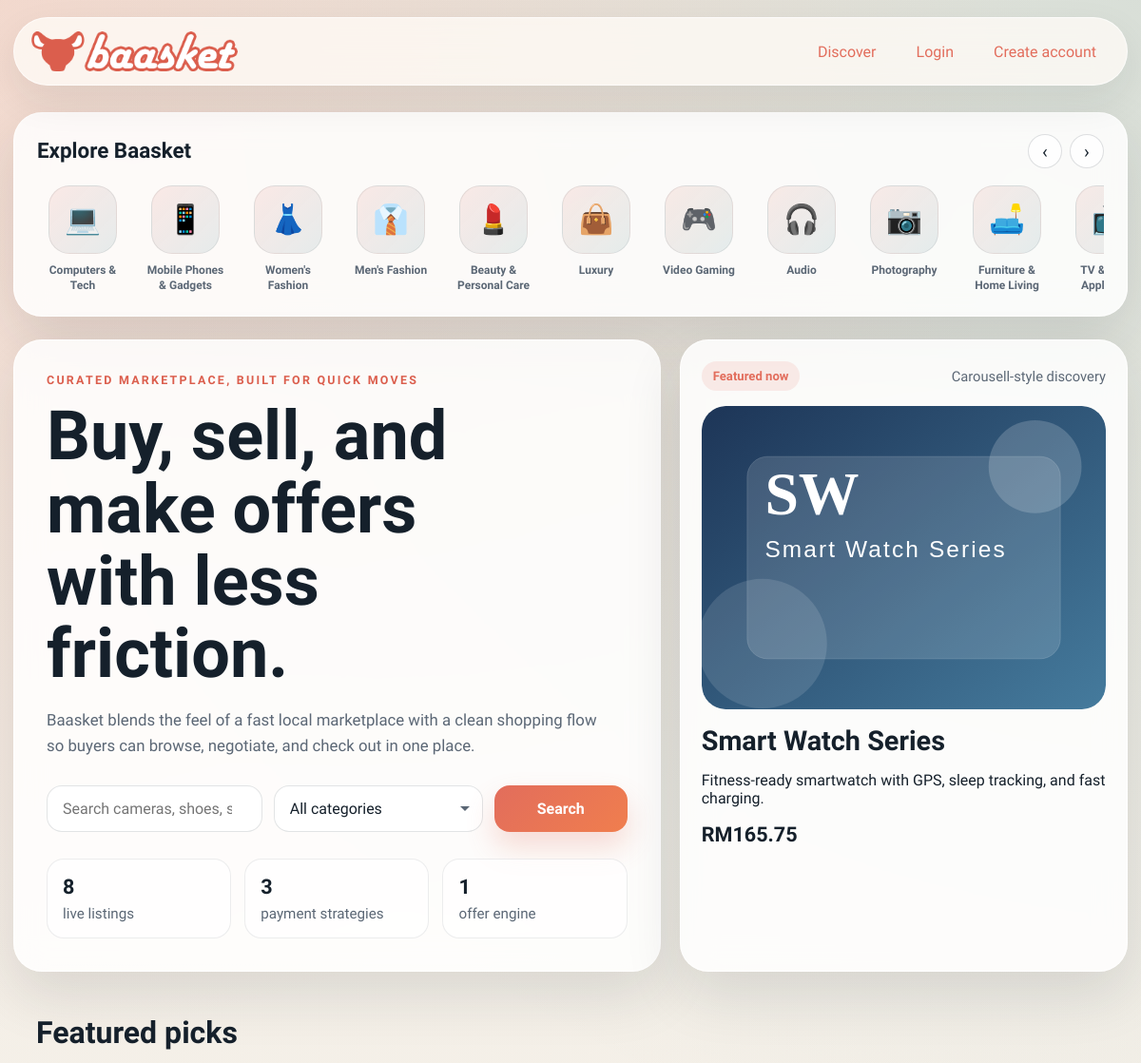
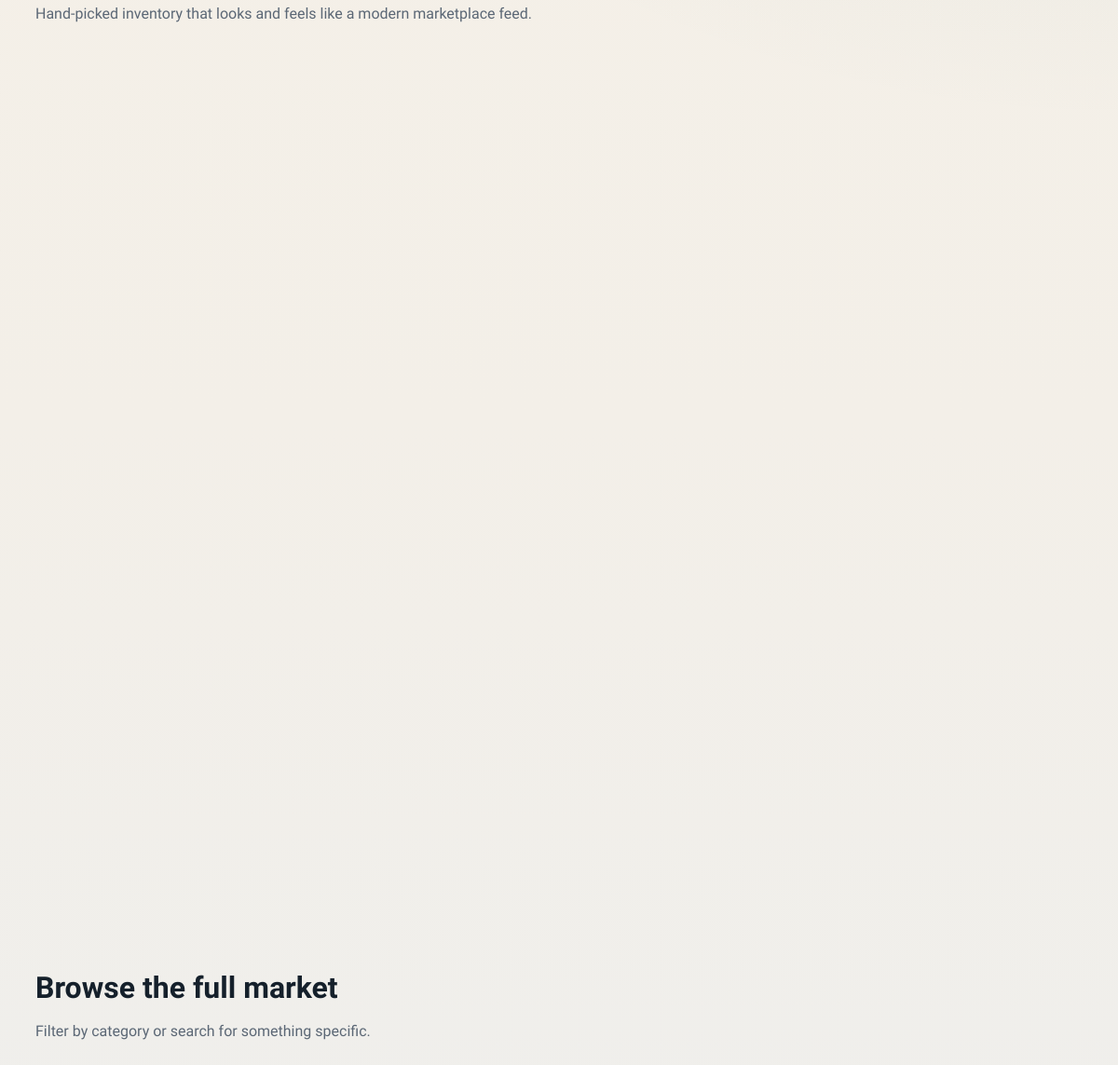
The page / on the database its author committed (2 pictures, top to bottom).
### models.py (models this page shows, shortened)
class ListingModel(db.Model):
    id = db.Column(db.Integer, primary_key=True)                              # ITEMID (internal int; ITEMID UUID stored separately if needed)
    seller_id = db.Column(db.Integer, db.ForeignKey("user.id"), nullable=False, index=True)   # SELLERID → USER
    buyer_id  = db.Column(db.Integer, db.ForeignKey("user.id"), nullable=True,  index=True)   # BUYERID  → USER (null until sold)
    category    = db.Column(db.String(80),  nullable=False, index=True)       # CATEGORYID
    subcategory = db.Column(db.String(120), nullable=False, default="")       # SUBCATEGORYID
    title       = db.Column(db.String(100), nullable=False, index=True)       # TITLE    VARCHAR(100)
    price       = db.Column(db.Float,       nullable=False)                   # PRICE    FLOAT
    condition   = db.Column(db.String(10),  nullable=False)                   # CONDITION VARCHAR(10)
    listed_date = db.Column(db.DateTime,    nullable=False, default=datetime.utcnow, index=True)  # LISTEDDATE
    description = db.Column(db.String(1000), nullable=False)                  # DESCRIPTION VARCHAR(1000)
    likes    = db.Column(db.Integer, nullable=False, default=0)               # LIKES    INTEGER (≥ 0)
    reserved = db.Column(db.Boolean, nullable=False, default=False)           # RESERVED bool
    buyable  = db.Column(db.Boolean, nullable=False, default=True)            # BUYABLE  bool
    image_path     = db.Column(db.String(255), nullable=False, default="")
    seed_image_data = db.Column(db.Text,       nullable=False, default="")
    location       = db.Column(db.String(80),  nullable=False, default="")
    quantity       = db.Column(db.Integer,     nullable=False, default=1)
    sku            = db.Column(db.String(64),  nullable=True,  default="")
    is_active      = db.Column(db.Boolean,     nullable=False, default=True)
    created_at = db.synonym("listed_date")
    offers = db.relationship("Offer", backref="listing", lazy=True, cascade="all, delete-orphan")
    @property
    def seller_name(self) -> str:
        return self.seller.username if self.seller else "Unknown seller"
    @property
    def image_data(self) -> str:
        if self.image_path:
            return f"/static/{self.image_path}"
        return self.seed_image_data or "/static/assets/logo/baasket_logo.png"

### main.py (the view)
	@app.get("/")
	def index() -> str:
		search = request.args.get("q", "").strip()
		category = request.args.get("category", "").strip()
		listings = _search_listings(search=search, category=category)
		return render_template(
			"index.html",
			title="Baasket | Marketplace",
			search=search,
			category=category,
			listings=listings,
			featured=_featured_listings(limit=4),
			categories=list(CATEGORIES_MAP.keys()),
			listing_count=Item.query.count(),
			category_list=_build_category_list(),
		)

### main.py (called while the page is built, shortened)
def _build_category_list() -> list[dict[str, str]]:
	return [
		{"name": name, "icon": CATEGORY_ICONS.get(name, "🏷️")}
		for name in CATEGORIES_MAP
	]

def _money(value: object) -> str:
	amount = Decimal(str(value))
	return f"RM{amount:,.2f}"

def _search_listings(search: str = "", category: str = "") -> list[Item]:
	query = Item.query
	if category:
		query = query.filter(Item.category == category)
	return query.order_by(Item.created_at.desc()).all()

def _featured_listings(limit: int = 4) -> list[Item]:
	return (
		Item.query.order_by(Item.created_at.desc())
		.limit(limit)
		.all()
	)

### payment.py (called while the page is built)
    def options(self) -> tuple[dict[str, object], ...]:
        return tuple(
            {
                "code": strategy.code,
                "label": strategy.label,
                "fee_rate": getattr(strategy, "fee_rate", Decimal("0.00")),
            }
            for strategy in self._strategies.values()
        )

### templates/index.html (shortened to what this page needs)
{% extends "base.html" %}
{% block content %}
<section class="cat-carousel-section card-surface reveal" data-reveal>
  <div class="cat-carousel-header">
    <h2 class="cat-carousel-title">Explore Baasket</h2>
    <div class="cat-carousel-nav">
      <button class="cat-nav-btn" id="cat-prev" aria-label="Scroll left">‹</button>
      <button class="cat-nav-btn" id="cat-next" aria-label="Scroll right">›</button>
    </div>
  </div>
  <div class="cat-carousel-track-wrap">
    <div class="cat-carousel-track" id="cat-track">
      {% for cat in category_list %}
        <a href="{{ url_for('browse_category', category=cat.name) }}" class="cat-item">
          <div class="cat-icon-wrap">
            <span class="cat-icon-placeholder">{{ cat.icon }}</span>
          </div>
          <span class="cat-label">{{ cat.name }}</span>
        </a>
      {% endfor %}
    </div>
  </div>
</section>
<section class="hero reveal" data-reveal>
  <div class="hero-copy">
    <p class="eyebrow">Curated marketplace, built for quick moves</p>
    <h1>Buy, sell, and make offers with less friction.</h1>
    <p class="hero-text">
      Baasket blends the feel of a fast local marketplace with a clean shopping flow so buyers can browse, negotiate,
      and check out in one place.
    </p>
    <form class="search-bar" method="get" action="{{ url_for('index') }}">
      <input type="search" name="q" value="{{ search }}" placeholder="Search cameras, shoes, scooters...">
      <select name="category">
        <option value="">All categories</option>
      </select>
      <button type="submit">Search</button>
    </form>
    <div class="hero-stats">
      <article>
        <strong>{{ listing_count }}</strong>
        <span>live listings</span>
      </article>
      <article>
        <strong>{{ payment_methods|length }}</strong>
        <span>payment strategies</span>
      </article>
      <article>
        <strong>1</strong>
        <span>offer engine</span>
      </article>
    </div>
  </div>
  <div class="hero-card reveal" data-reveal>
    <div class="hero-card-top">
      <span class="badge">Featured now</span>
      <span class="subtle">Carousell-style discovery</span>
    </div>
    {% if featured %}
      <img src="{{ featured[0].image_data }}" alt="{{ featured[0].title }}" class="hero-preview">
      <h2>{{ featured[0].title }}</h2>
      <p>{{ featured[0].description }}</p>
            <div class="price-row">
              <strong>{{ featured[0].price|money }}</strong>
            </div>
    {% endif %}
  </div>
</section>
<section class="grid-layout">
  <div class="section-block">
    <div class="section-heading">
      <div>
        <h2>Featured picks</h2>
        <p>Hand-picked inventory that looks and feels like a modern marketplace feed.</p>
      </div>
    </div>
    <div class="listing-grid">
    </div>
  </div>
</section>
<section class="section-block">
  <div class="section-heading">
    <div>
      <h2>Browse the full market</h2>
      <p>Filter by category or search for something specific.</p>
    </div>
  </div>
</section>
{% endblock %}

### rows shown on the page
ListingModel: title (picture), title "Smart Watch Series", description "Fitness-ready smartwatch with GPS, sleep tracking, and fast charging.", price "RM165.75"

### other values the page prints
{{ cat.icon }} "💻" "📱" "👗" "👔" "💄" "👜" "🎮" "🎧" "📷" "🛋️"
{{ cat.name }} "Computers & Tech" "Mobile Phones & Gadgets" "Women's Fashion" "Men's Fashion" "Beauty & Personal Care" "Luxury" "Video Gaming" "Audio" "Photography" "Furniture & Home Living" "TV…"
{{ listing_count }} "8"
{{ payment_methods|length }} "3"
